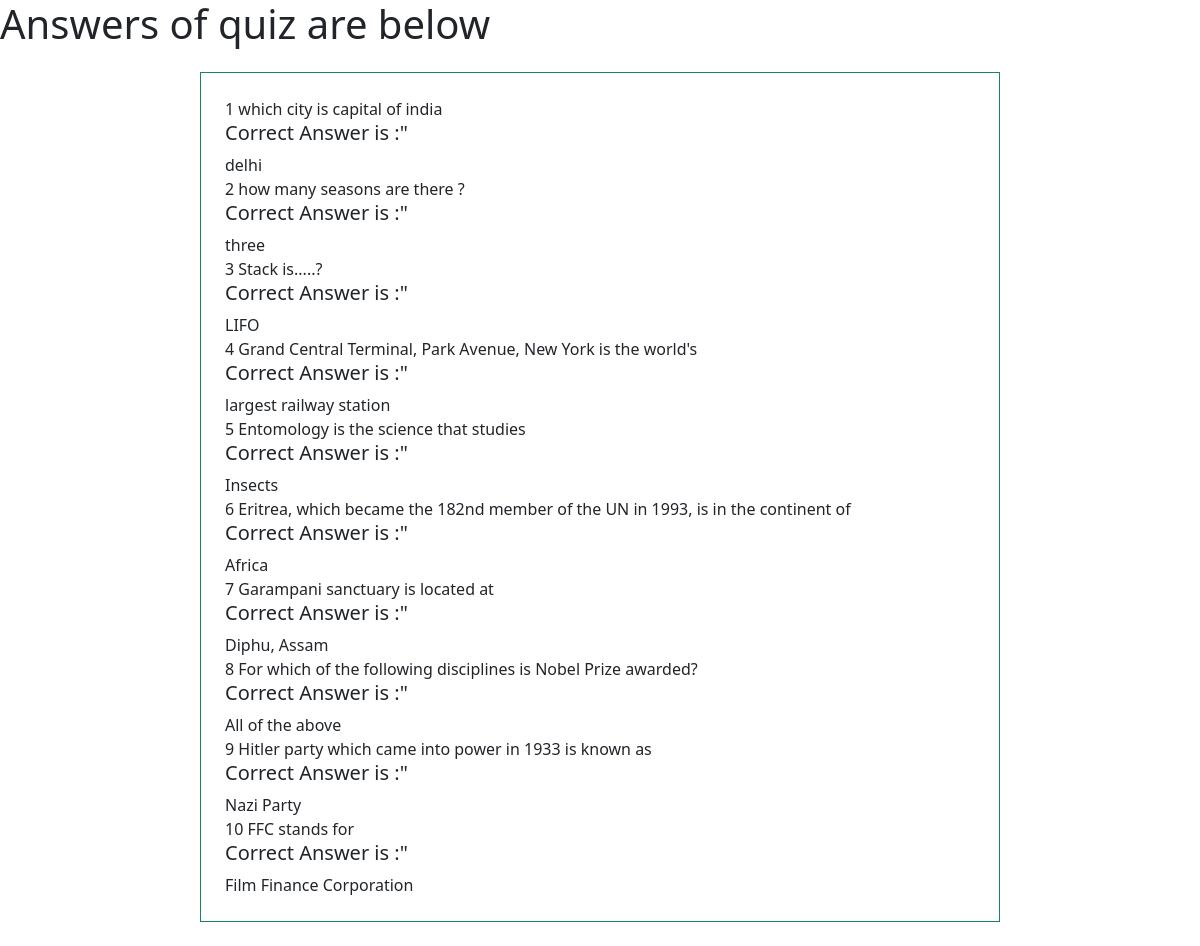
The app's page /answer with its own data.
### quiz/models.py (models this page shows)
class Exam(models.Model):
    question = models.CharField(max_length=100)
    A = models.CharField(max_length=100)
    B = models.CharField(max_length=100)
    C = models.CharField(max_length=100)
    D = models.CharField(max_length=100)
    answer = models.CharField(max_length=100)

### quiz/views.py (the view)
# urls.py: path('answer',views.answer),
def answer(request):
    ans = Exam.objects.all
    return render(request,'answer.html',{"ans":ans})

### templates/answer.html (shortened to what this page needs)
<!DOCTYPE html>
<html lang="en">
<head>
    <link href="https://cdn.jsdelivr.net/npm/bootstrap@5.0.0-beta1/dist/css/bootstrap.min.css" rel="stylesheet">
</head>
<h1> Answers of quiz are below</h1>
<body>
<div class="col-lg-8 border border-success p-4 m-4 mx-auto">
<form>
    {% for ans in ans%}
    {{ans.id}} {{ans.question}}<br>
    <h5>Correct Answer is :"</h5>{{ans.answer}}
    <br>
    {% endfor %}
</form>
</div>
</body>
</html>

### records on screen
Exam: id "1", question "which city is capital of india", answer "delhi"
Exam: id "2", question "how many seasons are there ?", answer "three"
Exam: id "3", question "Stack is.....?", answer "LIFO"
Exam: id "4", question "Grand Central Terminal, Park Avenue, New York is the world's", answer "largest railway station"
Exam: id "5", question "Entomology is the science that studies", answer "Insects"
Exam: id "6", question "Eritrea, which became the 182nd member of the UN in 1993, is in the continent of", answer "Africa"
Exam: id "7", question "Garampani sanctuary is located at", answer "Diphu, Assam"
Exam: id "8", question "For which of the following disciplines is Nobel Prize awarded?", answer "All of the above"
Exam: id "9", question "Hitler party which came into power in 1933 is known as", answer "Nazi Party"
Exam: id "10", question "FFC stands for", answer "Film Finance Corporation"
